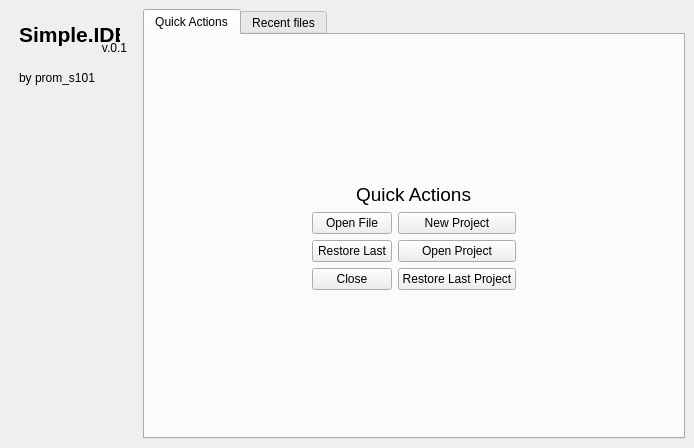
<?xml version="1.0" encoding="UTF-8"?>
<ui version="4.0">
 <class>MainWindow</class>
 <widget class="QMainWindow" name="MainWindow">
  <property name="geometry">
   <rect>
    <x>0</x>
    <y>0</y>
    <width>694</width>
    <height>448</height>
   </rect>
  </property>
  <property name="windowTitle">
   <string>Welcome</string>
  </property>
  <widget class="QWidget" name="centralwidget">
   <layout class="QHBoxLayout" name="horizontalLayout">
    <item>
     <widget class="QWidget" name="widget" native="true">
      <property name="sizePolicy">
       <sizepolicy hsizetype="Fixed" vsizetype="Preferred">
        <horstretch>0</horstretch>
        <verstretch>0</verstretch>
       </sizepolicy>
      </property>
      <property name="minimumSize">
       <size>
        <width>128</width>
        <height>0</height>
       </size>
      </property>
      <widget class="QLabel" name="label">
       <property name="geometry">
        <rect>
         <x>10</x>
         <y>10</y>
         <width>101</width>
         <height>31</height>
        </rect>
       </property>
       <property name="font">
        <font>
         <family>Ubuntu</family>
         <pointsize>16</pointsize>
         <weight>75</weight>
         <bold>true</bold>
        </font>
       </property>
       <property name="text">
        <string>Simple.IDE</string>
       </property>
      </widget>
      <widget class="QLabel" name="version_label">
       <property name="geometry">
        <rect>
         <x>60</x>
         <y>30</y>
         <width>58</width>
         <height>18</height>
        </rect>
       </property>
       <property name="layoutDirection">
        <enum>Qt::LeftToRight</enum>
       </property>
       <property name="text">
        <string>v.0.1</string>
       </property>
       <property name="alignment">
        <set>Qt::AlignRight|Qt::AlignTrailing|Qt::AlignVCenter</set>
       </property>
      </widget>
      <widget class="QLabel" name="label_3">
       <property name="geometry">
        <rect>
         <x>10</x>
         <y>60</y>
         <width>91</width>
         <height>18</height>
        </rect>
       </property>
       <property name="text">
        <string>by prom_s101</string>
       </property>
      </widget>
     </widget>
    </item>
    <item>
     <widget class="QTabWidget" name="tabWidget">
      <property name="sizePolicy">
       <sizepolicy hsizetype="Preferred" vsizetype="Expanding">
        <horstretch>0</horstretch>
        <verstretch>0</verstretch>
       </sizepolicy>
      </property>
      <property name="currentIndex">
       <number>0</number>
      </property>
      <widget class="QWidget" name="tab">
       <property name="sizePolicy">
        <sizepolicy hsizetype="Maximum" vsizetype="Preferred">
         <horstretch>0</horstretch>
         <verstretch>0</verstretch>
        </sizepolicy>
       </property>
       <attribute name="title">
        <string>Quick Actions</string>
       </attribute>
       <layout class="QVBoxLayout" name="verticalLayout_4">
        <item>
         <spacer name="verticalSpacer_2">
          <property name="orientation">
           <enum>Qt::Vertical</enum>
          </property>
          <property name="sizeHint" stdset="0">
           <size>
            <width>20</width>
            <height>40</height>
           </size>
          </property>
         </spacer>
        </item>
        <item>
         <layout class="QHBoxLayout" name="horizontalLayout_2">
          <item>
           <spacer name="horizontalSpacer">
            <property name="orientation">
             <enum>Qt::Horizontal</enum>
            </property>
            <property name="sizeHint" stdset="0">
             <size>
              <width>40</width>
              <height>20</height>
             </size>
            </property>
           </spacer>
          </item>
          <item>
           <widget class="QLabel" name="label_4">
            <property name="font">
             <font>
              <family>Ubuntu</family>
              <pointsize>14</pointsize>
              <weight>50</weight>
              <italic>false</italic>
              <bold>false</bold>
             </font>
            </property>
            <property name="text">
             <string>Quick Actions</string>
            </property>
           </widget>
          </item>
          <item>
           <spacer name="horizontalSpacer_2">
            <property name="orientation">
             <enum>Qt::Horizontal</enum>
            </property>
            <property name="sizeHint" stdset="0">
             <size>
              <width>40</width>
              <height>20</height>
             </size>
            </property>
           </spacer>
          </item>
         </layout>
        </item>
        <item>
         <layout class="QHBoxLayout" name="horizontalLayout_3">
          <item>
           <spacer name="horizontalSpacer_3">
            <property name="orientation">
             <enum>Qt::Horizontal</enum>
            </property>
            <property name="sizeHint" stdset="0">
             <size>
              <width>40</width>
              <height>20</height>
             </size>
            </property>
           </spacer>
          </item>
          <item>
           <layout class="QVBoxLayout" name="verticalLayout">
            <item>
             <widget class="QPushButton" name="open_btn">
              <property name="text">
               <string>Open File</string>
              </property>
             </widget>
            </item>
            <item>
             <widget class="QPushButton" name="restore_btn">
              <property name="text">
               <string>Restore Last</string>
              </property>
             </widget>
            </item>
            <item>
             <widget class="QPushButton" name="close_btn">
              <property name="text">
               <string>Close</string>
              </property>
              <property name="autoDefault">
               <bool>false</bool>
              </property>
              <property name="default">
               <bool>false</bool>
              </property>
              <property name="flat">
               <bool>false</bool>
              </property>
             </widget>
            </item>
           </layout>
          </item>
          <item>
           <layout class="QVBoxLayout" name="verticalLayout_3">
            <item>
             <widget class="QPushButton" name="new_project_btn">
              <property name="text">
               <string>New Project</string>
              </property>
             </widget>
            </item>
            <item>
             <widget class="QPushButton" name="open_project_btn">
              <property name="text">
               <string>Open Project</string>
              </property>
             </widget>
            </item>
            <item>
             <widget class="QPushButton" name="restore_project_btn">
              <property name="text">
               <string>Restore Last Project</string>
              </property>
             </widget>
            </item>
           </layout>
          </item>
          <item>
           <spacer name="horizontalSpacer_4">
            <property name="orientation">
             <enum>Qt::Horizontal</enum>
            </property>
            <property name="sizeHint" stdset="0">
             <size>
              <width>40</width>
              <height>20</height>
             </size>
            </property>
           </spacer>
          </item>
         </layout>
        </item>
        <item>
         <spacer name="verticalSpacer">
          <property name="orientation">
           <enum>Qt::Vertical</enum>
          </property>
          <property name="sizeHint" stdset="0">
           <size>
            <width>20</width>
            <height>40</height>
           </size>
          </property>
         </spacer>
        </item>
       </layout>
      </widget>
      <widget class="QWidget" name="tab_2">
       <property name="sizePolicy">
        <sizepolicy hsizetype="Maximum" vsizetype="Preferred">
         <horstretch>0</horstretch>
         <verstretch>0</verstretch>
        </sizepolicy>
       </property>
       <attribute name="title">
        <string>Recent files</string>
       </attribute>
       <layout class="QVBoxLayout" name="verticalLayout_2">
        <item>
         <widget class="QLabel" name="label_5">
          <property name="font">
           <font>
            <family>Ubuntu</family>
            <pointsize>14</pointsize>
           </font>
          </property>
          <property name="text">
           <string>Recent files</string>
          </property>
         </widget>
        </item>
        <item>
         <widget class="QListWidget" name="recent_files"/>
        </item>
       </layout>
      </widget>
     </widget>
    </item>
   </layout>
  </widget>
 </widget>
 <resources/>
 <connections/>
</ui>
